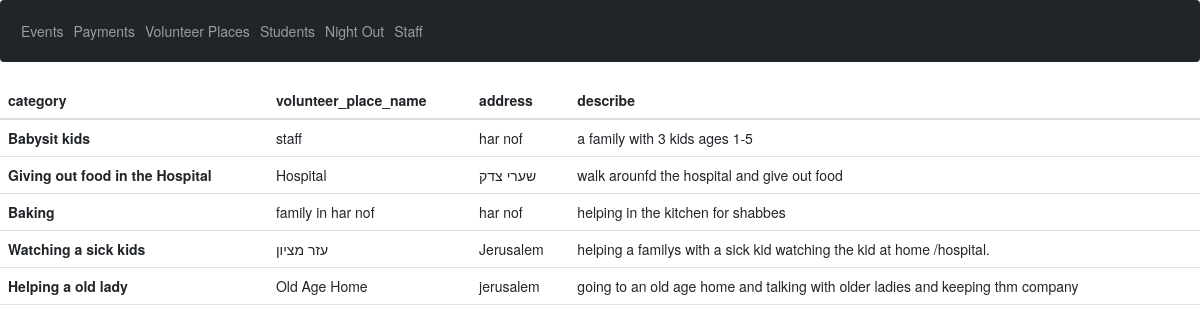
Page /volunteer on the committed database.
### myapp/models.py (models this page shows)
class Volunteer(models.Model):
    category=models.CharField(max_length=200)
    volunteer_place_name=models.CharField(max_length=200)
    address=models.CharField(max_length=200)
    describe= models.TextField(max_length=500)

### website/views.py (the view)
# urls.py: path("volunteer", views.valnter_places, name="volunteer"),
def valnter_places(request):
    if request.method == 'POST':
         form = VolunteerForm(request.POST)
         if form.is_valid():
             volunteer = form.save()
    all_volunteer = Volunteer.objects.all()
    return render (request,"website/volunteer.html",{
        "volunteer":all_volunteer,
         "volunteersForm": VolunteerForm(),
})

### website/templates/website/volunteer.html
{% extends "website/template.html" %}
{% block body %}
<table class="table">
    <thead>
      <tr>
        <th scope="col">category</th>
        <th scope="col">volunteer_place_name</th>
        <th scope="col">address</th>
        <th scope="col">describe</th>
      </tr>
    </thead>
    <tbody>
      {% for v in volunteer %}
    <tr>
      <th scope="row"> {{ v.category }}</th>
      <td> {{ v.volunteer_place_name }}</td>
      <td> {{ v.address }}</td>
      <td> {{ v.describe }}</td>
    </tr>
  {% endfor %}
    </tbody>
</table>
{% endblock %}

### rows in the picture
Volunteer: category "Babysit kids", volunteer_place_name "staff", address "har nof", describe "a family with 3 kids ages 1-5"
Volunteer: category "Giving out food in the Hospital", volunteer_place_name "Hospital", address "שערי צדק", describe "walk arounfd the hospital and give out food"
Volunteer: category "Baking", volunteer_place_name "family in har nof", address "har nof", describe "helping in the kitchen for shabbes"
Volunteer: category "Watching a sick kids", volunteer_place_name "עזר מציון", address "Jerusalem", describe "helping a familys with a sick kid watching the kid at home /hospital."
Volunteer: category "Helping a old lady", volunteer_place_name "Old Age Home", address "jerusalem", describe "going to an old age home and talking with older ladies and keeping thm company"
